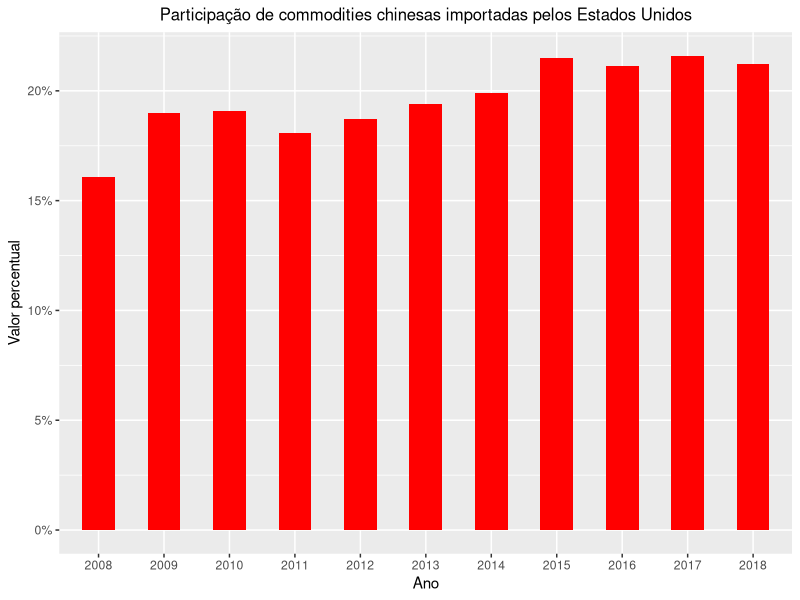
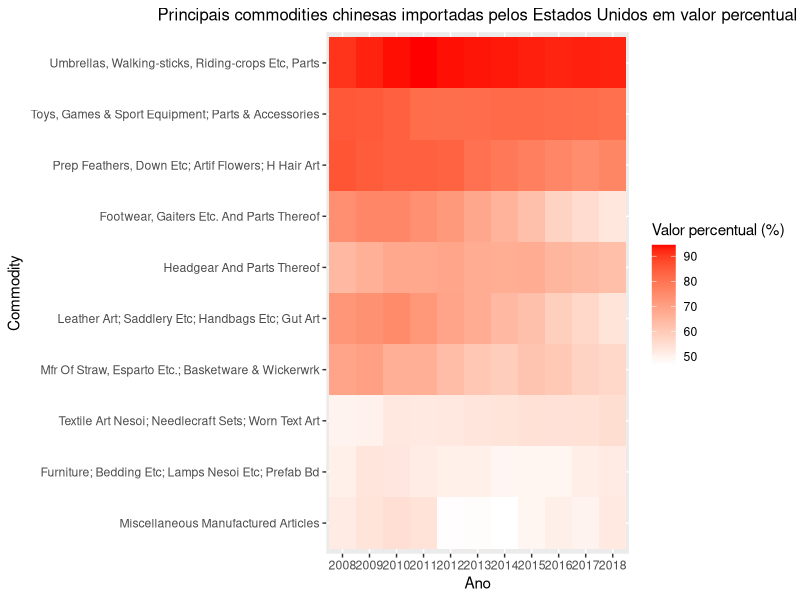
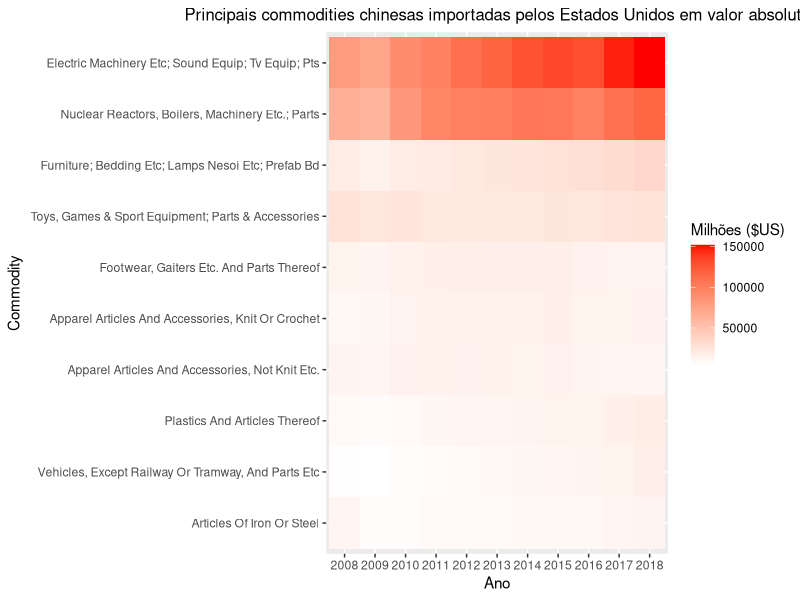

The R script that drew these images, in order:
## ---- chunk 1
knitr::opts_chunk$set(fig.width=10, fig.height=4, fig.path='Figs/',
                      echo=TRUE, warning=FALSE, message=FALSE)
## ---- chunk 2
# Bibliotecas
library(readxl)
library(dplyr)
library(ggplot2)

# Importando base de dados
df_raw = read_excel("data.xlsx")

# Amostra de cinco linhas da base de dados bruta
sample_n(df_raw, 5)
## ---- chunk 3
# Eliminando linhas desnecessárias
df_raw <- df_raw[-c(1, 2, 3), ]

# Renomeando colunas
colnames(df_raw) <- c("Commodity","Country","Time","Total Value ($US)")

# Retirando algarismos iniciais da coluna "Commodity"
df_raw$Commodity <- gsub("[[:digit:]]+", "", df_raw$Commodity)

# Convertendo dados da coluna "Total Value ($US)" para .numeric
df_raw$"Total Value ($US)" <- as.numeric(gsub(",", "", df_raw$"Total Value ($US)"))

# Transformando valores para milhões e limitando em duas casas decimais
df_raw$"Millions ($US)" <- round(df_raw$"Total Value ($US)" / 1000000, 2)

# Separando dados em "World Total" e "China"
df_world <- filter(df_raw, Country == "World Total")
df_china <- filter(df_raw, Country == "China")

# Agrupando valores totais em commodities anuais separados em "China" e "World Total"
df_world_aggregate <- aggregate(.~Time, df_world[-c(1,2,5)], sum)
df_china_aggregate <- aggregate(.~Time, df_china[-c(1,2,5)], sum)

# Calculando participação anual de commodities chinesas nas importações estadunidenses
df_china_aggregate$Participation <- df_china_aggregate$"Total Value ($US)" / df_world_aggregate$"Total Value ($US)"

# Limitando valores em quatro casas decimais
df_china_aggregate$Participation <- round(df_china_aggregate$Participation, 4)

# Excluindo coluna de valor total - será desncessária para plotagem
df_china_aggregate <- df_china_aggregate[-2]

# Visualizando recorte (head) do data frame resultante
head(df_china_aggregate)
## ---- chunk 4
# Construção do gráfico de participação anual de commodities chinesas nas importações feitas pelos Estados Unidos
ggplot(df_china_aggregate, aes(x = Time, y = Participation)) + 
  scale_y_continuous(labels = scales::percent) +
  geom_bar(stat = "identity", fill = "red", width = 0.5) +
  ggtitle("Participação de commodities chinesas importadas pelos Estados Unidos") + 
  theme(plot.title = element_text(size = 12, hjust = 0.5)) +
  xlab("Ano") + 
  ylab("Valor percentual")
## ---- chunk 5
# Calculando participação de cada commodity chinesa nas importações estadunidenses da respectiva commodity
df_china$'Participation (%)' <- df_china$'Total Value ($US)' / df_world$'Total Value ($US)' * 100

# Limitando quantidade de casas decimais
df_china$'Participation (%)' <- round(df_china$'Participation (%)', 2)

# Removendo colunas desncessárias para plotagem
df_china <- df_china[-c(2, 4)]

# Visualizando amostra do data frame resultante
sample_n(df_china, 5)
## ---- chunk 6
# Agregando valores (soma) pela coluna "Commodity"
df_orderly_percentage <- aggregate(.~Commodity, df_china[-c(2,3)], sum)

# Selecionando apenas as dez primeiras commodities em valor percentual
df_orderly_percentage <- head(df_orderly_percentage[order(-df_orderly_percentage$"Participation (%)"),], 10)

# Extraindo as commodities encontradas acima por meio de uma lista
list_orderly_percentage <- df_orderly_percentage$Commodity

# Aplicando filtragem dos elementos do data frame "df_china" para o top 10 em valor percentual
df_china_percentage_10 <- df_china[df_china$Commodity %in%  list_orderly_percentage,]

# Amostra do data frame resultante
sample_n(df_china_percentage_10, 5)
## ---- chunk 7
# Construção do gráfico das top dez commodities em valor percentual de participação
ggplot(df_china_percentage_10, aes(x = Time, y = reorder(Commodity, df_china_percentage_10$"Participation (%)"), fill = df_china_percentage_10$"Participation (%)")) + 
  geom_tile() +
  scale_fill_gradient(low="white", high="red", name = "Valor percentual (%)") +
  ggtitle("Principais commodities chinesas importadas pelos Estados Unidos em valor percentual") + 
  theme(plot.title = element_text(size = 12, hjust = 0.5)) +
  xlab("Ano") + 
  ylab("Commodity")
## ---- chunk 8
# Agregando valores (soma) pela coluna "Commodity"
df_orderly_millions <- aggregate(.~Commodity, df_china[-c(2,4)], sum)

# Selecionando apenas as dez primeiras commodities em milhões de doláres
df_orderly_millions <- head(df_orderly_millions[order(-df_orderly_millions$"Millions ($US)"),], 10)

# Extraindo as commodities encontradas acima por meio de uma lista
list_orderly_millions <- df_orderly_millions$Commodity

# Aplicando filtragem dos elementos do data frame "df_china" para o top 10 em milhões de doláres
df_china_millions_10 <- df_china[df_china$Commodity %in%  list_orderly_millions,]

# Amostra do data frame resultante
sample_n(df_china_millions_10, 5)
## ---- chunk 9
# Construção do gráfico das top dez commodities em milhões de doláres
ggplot(df_china_millions_10, aes(x = Time, y = reorder(Commodity, df_china_millions_10$"Millions ($US)"), fill = df_china_millions_10$"Millions ($US)")) + 
  geom_tile() +
  scale_fill_gradient(low="white", high="red", name = "Milhões ($US)") +
  ggtitle("Principais commodities chinesas importadas pelos Estados Unidos em valor absoluto") + 
  theme(plot.title = element_text(size = 12, hjust = 0.5)) +
  xlab("Ano") + 
  ylab("Commodity")
